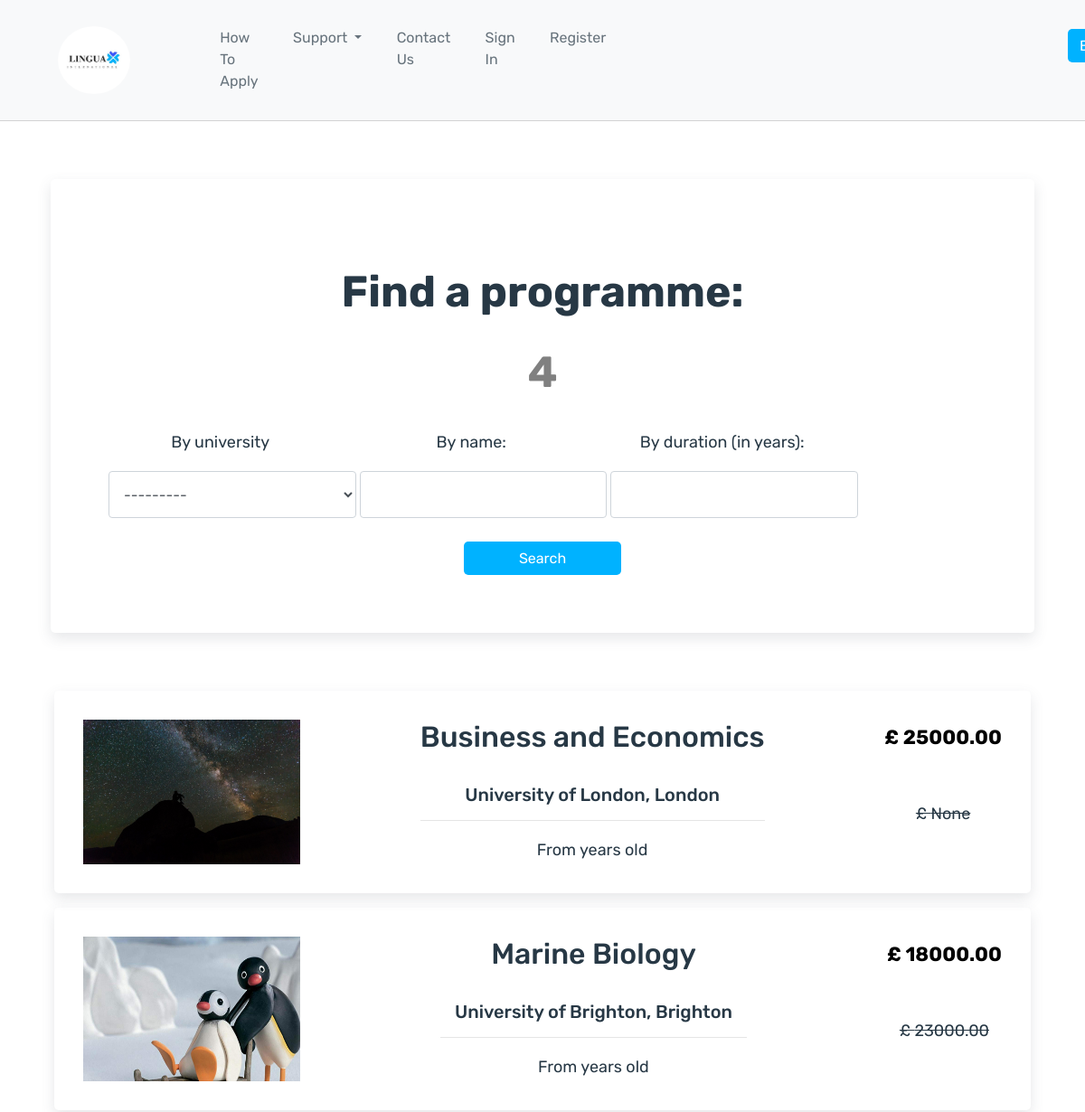
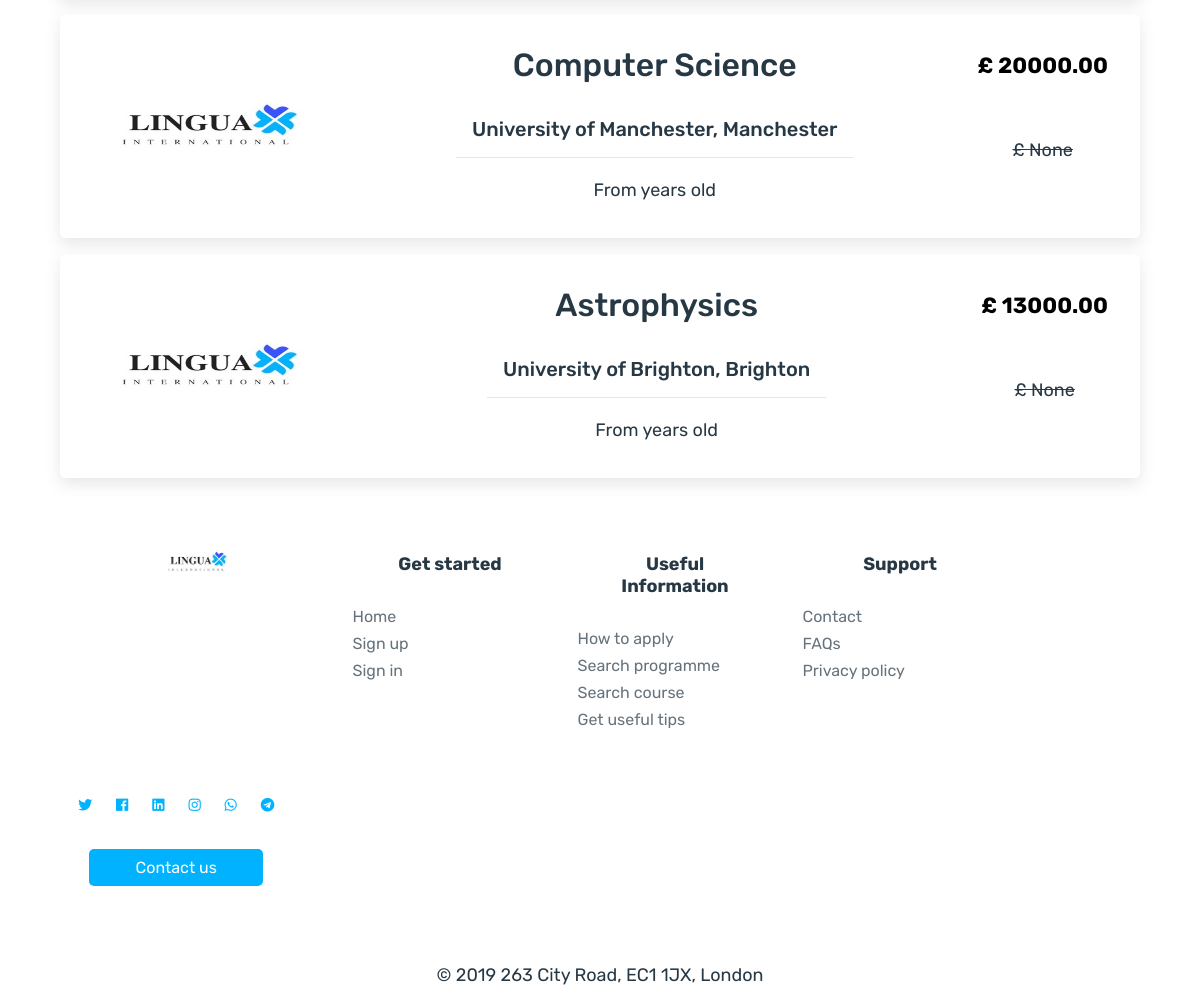
The page /search_programme/ on the database its author committed (2 pictures, top to bottom).
### lingua/models.py (models this page shows)
class Programme(models.Model):
    university = models.ForeignKey('lingua.University', on_delete=models.CASCADE, related_name='universities')
    image = models.ImageField(default='LinguaLogo.jpg', upload_to='university_img')
    name = models.CharField(max_length=140, null=True)
    coordinate_lat = models.DecimalField(max_digits=7, decimal_places=4, null=True)
    coordinate_long = models.DecimalField(max_digits=7, decimal_places=4, null=True)
    programme_url = models.URLField(null=True)
    duration = models.IntegerField(null=True)
    start_date = models.DateField(null=True)
    award = models.CharField(max_length=140, null=True)
    level = models.CharField(max_length=140, null=True)
    description = models.TextField(null=True)
    attendance = models.CharField(max_length=140, null=True)
    learning_mode = models.CharField(max_length=140, null=True)
    original_cost = models.DecimalField(max_digits=7, decimal_places=2, null=True)
    discount_cost = models.DecimalField(max_digits=7, decimal_places=2, null=True)
    def __str__(self):
        return self.name

class University(models.Model):
    name = models.CharField(max_length=140)
    city = models.CharField(max_length=140)
    university_url = models.URLField(null=True)
    def __str__(self):
        return self.name

### lingua/views.py (the view)
# urls.py: url(r'^search_programme/$', views.search_programme, name='search_programme'),
def search_programme(request):
    programme_list = Programme.objects.all()
    programme_filter = ProgrammeFilter(request.GET, queryset=programme_list)
    return render(request, 'lingua_templates/search/search_form_programme.html', {'filter': programme_filter})

### lingua/templates/lingua_templates/search/search_form_programme.html (shortened to what this page needs)
{% extends "lingua_templates/header.html" %}
{% load static %}
{% load widget_tweaks %}
{% block content %}
{% include "lingua_templates/inc/navbar.html" %}
<form id="search-form-programme" method="get">
  <div class="well">
    <h1>Find a programme:</h1>
    <h1 style="color:grey;">{{ filter.qs.count }}</h1>
    <div class="row">
      <div class="form-group col-sm-4 col-md-3">
        <p>By university</p>
        {% render_field filter.form.university class="form-control" %}
      </div>
      <div class="form-group col-sm-4 col-md-3">
        <p>By name: </p>
        {% render_field filter.form.name class="form-control" %}
      </div>
      <div class="form-group col-sm-4 col-md-3">
        <p>By duration (in years): </p>
        {% render_field filter.form.duration class="form-control" %}
      </div>
    </div>
    <button type="submit" class="btn btn-primary">
       Search
    </button>
  </div>
</form>
{% for programme in filter.qs %}
  <a href="{{ programme.id }}" class="card-result">
    <div class="search-result">
      <div class="lingua-card">
        <img src="{{ programme.image.url }}" alt="english language course" class="lingua-image">
        <div class="lingua-info">
          <h2>{{ programme.name }}</h2>
          <h5>{{ programme.university }}, {{ programme.university.city }}</h5>
          <hr>
          <p>From {{ programme.min_age }} years old</p>
        </div>
        <div class="lingua-cost">
          {% if programme.discount_cost %}
            <p class="card-price discount-cost" style="padding:2rem;"> £ {{ programme.discount_cost }}</p>
            <p class="card-price original-cost">£ {{ programme.original_cost }}</p>
          {% else %}
          <p class="card-price discount-cost" style="padding:2rem;"> £ {{ programme.original_cost }}</p>
          {% endif %}
        </div>
      </div>
    </div>
  </a>
  {% empty %}
  <h1>Sorry, we could not find what you were looking for</h1>
  <h4>Try with a more general search or <a style="text-decoration:none;" href="#">contact us</a></h4>
{% endfor %}
{% include "lingua_templates/inc/footer.html" %}
{% endblock %}

### lingua/templates/lingua_templates/header.html (shortened to what this page needs)
<!DOCTYPE html>
<html lang="en">
<head>
	{% load staticfiles %}
    <link rel="stylesheet" href="https://stackpath.bootstrapcdn.com/bootstrap/4.2.1/css/bootstrap.min.css"/>
	<link rel="stylesheet" href="{% static 'css/style.css' %}" type = "text/css">
	<link rel="stylesheet" href="https://use.fontawesome.com/releases/v5.7.1/css/all.css" rel="stylesheet">
	<link rel="stylesheet" href="https://unpkg.com/leaflet@1.4.0/dist/leaflet.css"
/>
</head>
<body>
	<div>
		{% block content %}
		{% endblock %}
	</div>
</body>
</html>

### lingua/templates/lingua_templates/inc/navbar.html (shortened to what this page needs)
{% load staticfiles %}
<nav class="navbar navbar-expand-lg navbar-light bg-light">
  <a class="navbar-brand" href="{% url 'index' %}"><img class="logo" src="{% static 'assets/LinguaLogo.jpg' %}"></a>
  <div class="collapse navbar-collapse" id="navbarSupportedContent">
    <ul class="navbar-nav mr-auto">
      <li class="nav-item underline">
        <a class="nav-link navbar-links" href="{% url 'how_to_apply' %}">How To Apply</a>
      </li>
      <li class="nav-item dropdown">
        <a class="nav-link dropdown-toggle navbar-links" href="#" id="navbarDropdown" role="button" data-toggle="dropdown"
          aria-haspopup="true" aria-expanded="false">
          Support
        </a>
        <li class="nav-item underline">
          <a class="nav-link navbar-links" href="{% url 'contact' %}">Contact Us</a>
        </li>
      </li>
      {% if user.is_authenticated %}
      <li class="nav-item dropdown underline">
        <a class="nav-link dropdown-toggle navbar-links" href="#" id="navbarDropdown" role="button" data-toggle="dropdown"
          aria-haspopup="true" aria-expanded="false">
          Welcome: {{ user.username }}
        </a>
        <div class="dropdown-menu" aria-labelledby="navbarDropdown">
          <a class="dropdown-item" href="{% url 'profile' %}">My Dashboard</a>
        </div>
      </li>
      <li class="nav-item underline">
        <a class="nav-link navbar-links" href="{% url 'logout' %}">Sign out</a>
      </li>
      {% else %}
      <li class="nav-item underline">
        <a class="nav-link navbar-links" href="{% url 'login' %}">Sign In</a>
      </li>
      <li class="nav-item underline">
        <a class="nav-link navbar-links" href="{% url 'register' %}">Register</a>
      </li>
      <li style="margin-left:30rem;" class="nav-item">
        <a href="{% url 'contact' %}"><button style="width:11rem;" class="btn btn-primary">Book Free Consultation</button></a>
      </li>
      {% endif %}
    </ul>
  </div>
</nav>

### lingua/templates/lingua_templates/inc/footer.html
{% load staticfiles %}
<footer id="myFooter">
    <div class="container">
        <div class="row">
            <div class="col-sm-3">
                <h2 class="logo"><a href="#"><img class="logo" src="{% static 'assets/LinguaLogo.jpg' %}"></a></h2>
            </div>
            <div class="col-sm-2">
                <h5>Get started</h5>
                <ul>
                    <li class="underline"><a href="#">Home</a></li>
                    <li class="underline"><a href="{% url 'register' %}">Sign up</a></li>
                    <li class="underline"><a href="{% url 'login' %}">Sign in</a></li>
                </ul>
            </div>
            <div class="col-sm-2">
                <h5>Useful Information</h5>
                <ul>
                    <li class="underline"><a href="{% url 'how_to_apply' %}">How to apply</a></li>
                    <li class="underline"><a href="{% url 'search_programme' %}">Search programme</a></li>
                    <li class="underline"><a href="{% url 'search_course' %}">Search course</a></li>
                    <li class="underline"><a href="#newsletter">Get useful tips</a></li>
                </ul>
            </div>
            <div class="col-sm-2">
                <h5>Support</h5>
                <ul>
                    <li class="underline"><a href="{% url 'contact' %}">Contact</a></li>
                    <li class="underline"><a href="{% url 'faqs' %}">FAQs</a></li>
                    <li class="underline"><a href="{% url 'privacy_policy' %}">Privacy policy</a></li>
                </ul>
            </div>
            <div class="col-sm-3">
                <div class="social-networks underline">
                    <a href="https://twitter.com/hello_lingua"><i class="fab fa-twitter footer-icon"></i></a>
                    <a href="#"><i class="fab fa-facebook footer-icon"></i></a>
                    <a href="#"><i class="fab fa-linkedin footer-icon"></i></a>
                    <a href="https://www.instagram.com/hello_lingua/"><i class="fab fa-instagram footer-icon"></i></a>
                    <a href="#"><i class="fab fa-whatsapp footer-icon"></i></a>
                    <a href="#"><i class="fab fa-telegram footer-icon"></i></a>
                </div>
                <a class="btn btn-primary" href="{% url 'contact' %}">Contact us</a>
            </div>
        </div>
    </div>
    <div class="footer-copyright">
        <p>© 2019 263 City Road, EC1 1JX, London </p>
    </div>
</footer>

### lingua/static/css/style.css (style rules this page uses)
html, body { font-family: 'Rubik', sans-serif; color: #66737c; overflow-x: hidden; }
.navbar { border-bottom: 1px solid lightgrey; padding: 0 !important; }
.navbar-links { color: #67737c !important; font-size: 16px; }
h1 { font-weight: bold; font-size: 48px; }
h1, h2, h3, h4 { color: #273845; text-align: center; margin: 2rem 0; }
h5 { margin: 1rem; color: #273845; text-align: center; }
li,ul { list-style: none; padding: 0.7rem; margin: 0; }
p { text-align: center; font-size: 18px; line-height: 1.8; color: #273845; }
a { position: relative; color: #00b2ff; text-decoration: none; }
.underline a:before { content: ""; position: absolute; width: 100%; height: 2px; bottom: 0; left: 0; background-color: #00b2ff; visibility: hidden; -webkit-transform: scaleX(0); transform: scaleX(0); -webkit-transition: all 0.3s ease-in-out 0s; transition: all 0.3s ease-in-out 0s; }
.underline a { font-size: 16px; }
input { padding: 5px; border: none; border-bottom: 1px solid lightgray; }
.logo { border-radius: 50%; width: 5rem; margin: 0 4rem; }
.btn { color: white; background-color: #00b2ff; border-radius: 5px; border: none; width: 150px; display: block; margin: 0 auto; margin-top: 10px; line-height: 25px; }
#search-form-programme, #search-form-course { display: block; width: 80%; margin: 4rem auto; background-color: white; border-radius: 5px; padding: 4rem; box-shadow: 0 6px 15px 0 rgba( 85, 92, 107, .15 ); }
.search-result { display: block; width: 90%; margin: 1rem auto; border-radius: 5px; box-shadow: 0 6px 15px 0 rgba( 85, 92, 107, .15 ); }
.lingua-card { display: flex; justify-content: space-between; }
.lingua-image { width: 15rem; height: 10rem; padding: 2rem; }
.original-cost { text-decoration: line-through; }
.discount-cost { color: black; font-weight: bold; font-size: 22px; }
*, *:before, *:after { -webkit-box-sizing: inherit; box-sizing: inherit; }
#myFooter { padding-top: 30px; }
#myFooter .footer-copyright { padding-top: 3px; padding-bottom: 3px; text-align: center; }
#myFooter .row { margin-bottom: 60px; }
#myFooter .footer-copyright p { margin: 10px; }
#myFooter ul { list-style-type: none; padding-left: 0; line-height: 1.7; }
#myFooter h5 { font-size: 18px; font-weight: bold; margin-top: 30px; }
#myFooter h2 a { font-size: 50px; text-align: center; }
#myFooter a { color: #67737c; text-decoration: none; }
#myFooter .social-networks { text-align: center; padding-top: 30px; padding-bottom: 16px; }
#myFooter .social-networks a { font-size: 32px; color: #f9f9f9; padding: 10px; transition: 0.2s; }
#myFooter li { padding: 0; }
#myFooter .btn { color: white; background-color: #00b2ff; border-radius: 5px; border: none; width: 150px; display: block; margin: 0 auto; margin-top: 10px; line-height: 25px; }
#myFooter { flex: 0 0 auto; -webkit-flex: 0 0 auto; }
.footer-icon { font-size: 14px !important; color: #00b2ff; }
a:focus,a:hover,a { outline:none; text-decoration: none; }
.dropdown-toggle { background-color: transparent !important; border:none !important; box-shadow: none !important; }

### rows shown on the page
Programme: image (picture), name "Business and Economics", university "University of London", university.city "London", discount_cost "25000.00", original_cost "None"
Programme: image (picture), name "Marine Biology", university "University of Brighton", university.city "Brighton", discount_cost "18000.00", original_cost "23000.00"
Programme: image (picture), name "Computer Science", university "University of Manchester", university.city "Manchester", discount_cost "20000.00", original_cost "None"
Programme: image (picture), name "Astrophysics", university "University of Brighton", university.city "Brighton", discount_cost "13000.00", original_cost "None"

### other values the page prints
{{ filter.qs.count }} "4"
